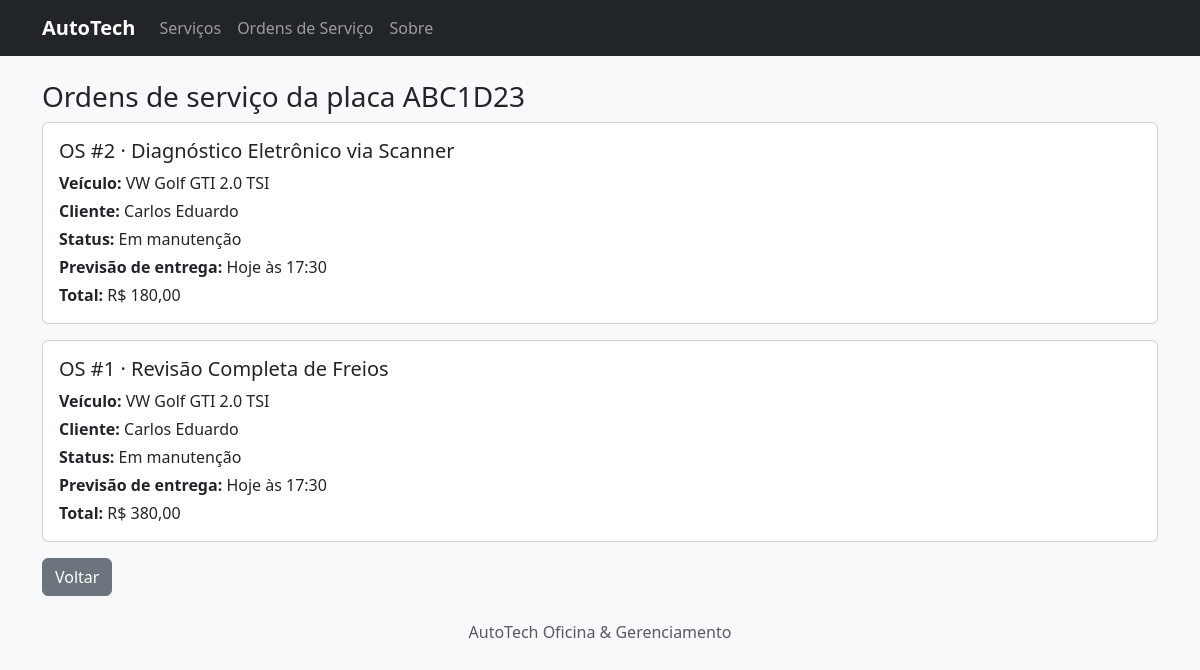
Page /os/ABC1D23 on the committed database.
### tables this page shows
CREATE TABLE ordens_servico (
    id               INTEGER PRIMARY KEY AUTOINCREMENT,
    placa            TEXT NOT NULL,
    veiculo          TEXT NOT NULL,
    cliente          TEXT NOT NULL,
    status           TEXT NOT NULL,
    previsao_entrega TEXT,
    total            REAL NOT NULL,
    servico_id       INTEGER,
    FOREIGN KEY (servico_id) REFERENCES servicos (id) ON DELETE SET NULL
);

CREATE TABLE servicos (
    id        INTEGER PRIMARY KEY AUTOINCREMENT,
    nome      TEXT NOT NULL UNIQUE,
    preco     REAL NOT NULL,
    tempo     TEXT NOT NULL,
    descricao TEXT NOT NULL,
    garantia  TEXT NOT NULL
);

### app.py (the view)
@app.route("/os/<placa>")
def consultar_os(placa):
    placa = placa.upper()
    return render_template("ordem_servico.html", placa=placa, ordens=db_sql.buscar_ordens_por_placa(placa))

### app.py (called while the page is built)
@app.template_filter("brl")
def brl(valor):
    return f"R$ {valor:.2f}".replace(".", ",")

### db_sql.py (called while the page is built)
def get_db():
    if "db" not in g:
        g.db = sqlite3.connect(current_app.config["DATABASE"])
        g.db.row_factory = sqlite3.Row
        g.db.execute("PRAGMA foreign_keys = ON")
    return g.db

def buscar_ordens_por_placa(placa):
    return get_db().execute(SELECT_OS + " WHERE os.placa = ? ORDER BY os.id DESC", (placa,)).fetchall()

### templates/ordem_servico.html (shortened to what this page needs)
{% extends "base.html" %}
{% block content %}
<h1 class="h3">Ordens de serviço da placa {{ placa }}</h1>
{% for o in ordens %}
<div class="card mb-3">
    <div class="card-body">
        <h2 class="h5">OS #{{ o.id }} · {{ o.servico_nome or "Serviço removido" }}</h2>
        <p class="mb-1"><strong>Veículo:</strong> {{ o.veiculo }}</p>
        <p class="mb-1"><strong>Cliente:</strong> {{ o.cliente }}</p>
        <p class="mb-1"><strong>Status:</strong> {{ o.status }}</p>
        <p class="mb-1"><strong>Previsão de entrega:</strong> {{ o.previsao_entrega or "—" }}</p>
        <p class="mb-0"><strong>Total:</strong> {{ o.total|brl }}</p>
    </div>
</div>
{% else %}
<div class="alert alert-warning">Nenhuma ordem de serviço encontrada para essa placa.</div>
{% endfor %}
<a href="{{ url_for('index') }}" class="btn btn-secondary">Voltar</a>
{% endblock %}

### rows in the picture
ordens_servico: id "2", nome "Diagnóstico Eletrônico via Scanner", veiculo "VW Golf GTI 2.0 TSI", cliente "Carlos Eduardo", status "Em manutenção", previsao_entrega "Hoje às 17:30", total|brl "R$ 180,00"
ordens_servico: id "1", nome "Revisão Completa de Freios", veiculo "VW Golf GTI 2.0 TSI", cliente "Carlos Eduardo", status "Em manutenção", previsao_entrega "Hoje às 17:30", total|brl "R$ 380,00"

### other values in the picture
{{ placa }} "ABC1D23"
